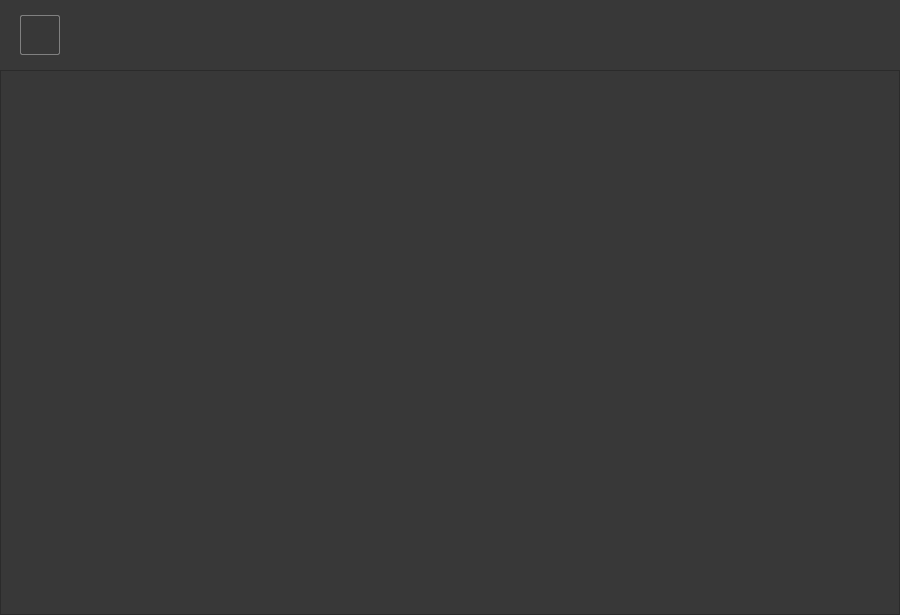
<?xml version="1.0" encoding="UTF-8"?>
<ui version="4.0">
 <class>MainWindow</class>
 <widget class="QWidget" name="MainWindow">
  <property name="geometry">
   <rect>
    <x>0</x>
    <y>0</y>
    <width>900</width>
    <height>615</height>
   </rect>
  </property>
  <property name="windowTitle">
   <string>Downloader</string>
  </property>
  <property name="windowIcon">
   <iconset resource="../resources/resources.qrc">
    <normaloff>:/Papirus/multi_down.svg</normaloff>:/Papirus/multi_down.svg</iconset>
  </property>
  <property name="styleSheet">
   <string notr="true">QMenu::item:selected
{ 
    background-color : #008098;
    color : white
}

QToolTip
{ 
    color: white; 
    background-color: #383838;
    border: 1px solid white;
} 

QTabWidget::pane
{
    background: #383838;
    border: 1px solid gray;
    border-radius: 2px;
}

QTabBar::tab {
	border-style: none;
	padding-bottom: 5px;
    padding-left: 5px;
    padding-right: 5px;
}

QTabBar::tab:selected {
    border-bottom: 2px solid #008098;
    padding-bottom: 5px;
	font-weight: bold;
}
QTabBar::tab:!selected {
	font-weight: normal;
	margin-bottom: 1px;
}

QTabBar::tab:hover {
    border-bottom: 1px solid #008098;
}

QTabBar QToolButton::right-arrow
{
    image: url(:/dark fusion/right_arrow.svg);
    background: #383838;
}

QTabBar QToolButton::left-arrow
{
    image: url(:/dark fusion/left_arrow.svg);
    background: #383838;
}

QTabBar QToolButton::right-arrow:disabled
{
    image: url(:/dark fusion/right_arrow_disabled.svg);
    background: #383838;
}

QTabBar QToolButton::left-arrow:disabled
{
    image: url(:/dark fusion/left_arrow_disabled.svg);
    background: #383838;
}

QPushButton, QComboBox
{
    background: #383838;
    border-radius: 2px;
    padding: 4px 6px;
} 

QPushButton:enabled, QComboBox:enabled
{
    border: 1px solid gray;
}

QPushButton:hover, QComboBox:hover
{
    border: 1px solid #008098;
}
QComboBox
{
    background: #2b2b2b;
    selection-background-color: #008098;
}
QComboBox:focus {
	border: 1px solid #008098;
}

QComboBox::drop-down {
    subcontrol-origin: padding;
    subcontrol-position: top right;
    width: 15px;
    border-left-width: 1px;
    border-left-color: gray;
    border-left-style: solid; /* just a single line */
    border-top-right-radius: 3px; /* same radius as the QComboBox */
    border-bottom-right-radius: 3px;
}
QComboBox::down-arrow
{

    border-image: url(:/dark fusion/down_arrow_disabled.svg);
    width: 0.9ex;
    height: 0.6ex;
}


QSpinBox:enabled,
QDoubleSpinBox:enabled,
QLineEdit:enabled,
QDateTimeEdit:enabled
{
    border: 1px solid gray;
    padding-right: 1.5ex;
    background: #2b2b2b;
}

QSpinBox::hover,
QDoubleSpinBox::hover,
QDateTimeEdit::hover
{
    border: 1px solid #008098;

}

QDateTimeEdit::up-button,
QSpinBox::up-button,
QDoubleSpinBox::up-button
{
    subcontrol-origin: content;
    subcontrol-position: right top;

    width: 1.6ex;
    border-width: 0.1ex;
}

QDateTimeEdit::up-arrow,
QSpinBox::up-arrow,
QDoubleSpinBox::up-arrow
{
    border-image: url(:/dark fusion/up_arrow.svg);
    width: 0.9ex;
    height: 0.6ex;
}

QDateTimeEdit::up-arrow::hover,
QDateTimeEdit::up-arrow:pressed,
QSpinBox::up-arrow:hover,
QSpinBox::up-arrow:pressed,
QDoubleSpinBox::up-arrow:hover,
QDoubleSpinBox::up-arrow:pressed
{
    border-image: url(:/dark fusion/up_arrow_hover.svg);
    width: 0.9ex;
    height: 0.6ex;
}

QDateTimeEdit::up-arrow:disabled,
QDateTimeEdit::up-arrow:off,
QSpinBox::up-arrow:disabled,
QSpinBox::up-arrow:off,
QDoubleSpinBox::up-arrow:disabled,
QDoubleSpinBox::up-arrow:off
{
   border-image: url(:/dark fusion/up_arrow_disabled.svg);
}

QDateTimeEdit::down-button,
QSpinBox::down-button,
QDoubleSpinBox::down-button
{
    subcontrol-origin: content;
    subcontrol-position: right bottom;

    width: 1.6ex;
    border-width: 0.1ex;
}

QDateTimeEdit::down-arrow,
QSpinBox::down-arrow,
QDoubleSpinBox::down-arrow
{
    border-image: url(:/dark fusion/down_arrow.svg);
    width: 0.9ex;
    height: 0.6ex;
}

QDateTimeEdit::down-arrow:hover,
QDateTimeEdit::down-arrow:pressed,
QSpinBox::down-arrow:hover,
QSpinBox::down-arrow:pressed,
QDoubleSpinBox::down-arrow:hover,
QDoubleSpinBox::down-arrow:pressed
{
    border-image: url(:/dark fusion/down_arrow_hover.svg);
    width: 0.9ex;
    height: 0.6ex;
}

QDateTimeEdit::down-arrow:disabled,
QSpinBox::down-arrow:disabled,
QSpinBox::down-arrow:off,
QDoubleSpinBox::down-arrow:disabled,
QDoubleSpinBox::down-arrow:off
{
   border-image: url(:/dark fusion/down_arrow_disabled.svg);
}

QToolButton
{
    background-color: transparent;
    border: none;
    margin: 0.3ex;
    padding: 0.5ex;
}

QToolButton:hover
{
    background-color: transparent;
    border: 0.1ex solid #008098;
    border-radius: 0.2ex;
    margin: 0.3ex;
    padding: 0.5ex;
}

QToolBar
{
    border: 0.1ex transparent #393838;
    background: 0.1ex solid #383838;
    font-weight: bold;
}


QToolBar::separator:horizontal
{
    background: gray; 
    width: 1px;
    height: 5ex;
}

QTableView, QTreeView
{
    border: 0.1ex solid gray;
    gridline-color: #31363b;
    background-color: #2b2b2b;
}

QTableView:hover,
QTreeView:hover,
QLineEdit:hover
{
    border: 1px solid #008098;
}


QHeaderView
{
    background-color: #383838;
    border: 0.1ex transparent;
    border-radius: 0px;
    margin: 0px;
    padding: 0px;

}

QHeaderView::section
{
    background-color: #383838;
    color: #eff0f1;
    border: 0.1ex solid gray;
    border-radius: 0px;
    text-align: center;
}

QCheckBox
{
    spacing: 0.5ex;
    outline: none;
    color: #eff0f1;
    margin-bottom: 0.2ex;
    opacity: 200;
}

QCheckBox:disabled
{
    color: #76797c;
}

QGroupBox::indicator
{
    margin-left: 0.2ex;
}

QCheckBox::indicator:unchecked,
QCheckBox::indicator:unchecked:focus
{
    border-image: url(:/dark fusion/checkbox_unchecked_disabled.svg);
}

QCheckBox::indicator:unchecked:hover,
QCheckBox::indicator:unchecked:pressed,
QGroupBox::indicator:unchecked:hover,
QGroupBox::indicator:unchecked:focus,
QGroupBox::indicator:unchecked:pressed
{
    border: none;
    border-image: url(:/dark fusion/checkbox_unchecked.svg);
}

QCheckBox::indicator:checked
{
    border-image: url(:/dark fusion/checkbox_checked.svg);
}

QCheckBox::indicator:checked:hover,
QCheckBox::indicator:checked:focus,
QCheckBox::indicator:checked:pressed,
QGroupBox::indicator:checked:hover,
QGroupBox::indicator:checked:focus,
QGroupBox::indicator:checked:pressed
{
    border: none;
    border-image: url(:/dark fusion/checkbox_checked.svg);
}

QCheckBox::indicator:indeterminate
{
    border-image: url(:/dark fusion/checkbox_indeterminate.svg);
}

QCheckBox::indicator:indeterminate:focus,
QCheckBox::indicator:indeterminate:hover,
QCheckBox::indicator:indeterminate:pressed
{
    border-image: url(:/dark fusion/checkbox_indeterminate.svg);
}

QCheckBox::indicator:indeterminate:disabled
{
    border-image: url(:/dark fusion/checkbox_indeterminate_disabled.svg);
}

QCheckBox::indicator:checked:disabled,
QGroupBox::indicator:checked:disabled
{
    border-image: url(:/dark fusion/checkbox_checked_disabled.svg);
}

QCheckBox::indicator:unchecked:disabled,
QGroupBox::indicator:unchecked:disabled
{
    border-image: url(:/dark fusion/checkbox_unchecked_disabled.svg);
}

QProgressBar
{
    background-color: #2b2b2b;
    border: 1px solid gray;
    border-radius: 0.3ex;
    height: 2px;
    text-align: center;
    margin-top: 1ex;
    margin-bottom: 1ex;
    padding: 0px;
}

QProgressBar::chunk
{
    background-color: #008098;
    border: 0px transparent;
    border-radius: 0.3ex;
}

QWidget
{
	background-color: #383838;
}
</string>
  </property>
  <widget class="QListWidget" name="DownloadList">
   <property name="geometry">
    <rect>
     <x>0</x>
     <y>70</y>
     <width>900</width>
     <height>545</height>
    </rect>
   </property>
   <property name="minimumSize">
    <size>
     <width>0</width>
     <height>421</height>
    </size>
   </property>
   <property name="styleSheet">
    <string notr="true">background-color: #383838;</string>
   </property>
   <property name="batchSize">
    <number>100</number>
   </property>
  </widget>
  <widget class="QPushButton" name="newTaskButton">
   <property name="geometry">
    <rect>
     <x>20</x>
     <y>15</y>
     <width>40</width>
     <height>40</height>
    </rect>
   </property>
   <property name="minimumSize">
    <size>
     <width>0</width>
     <height>0</height>
    </size>
   </property>
   <property name="styleSheet">
    <string notr="true">border-image: url(:/Breeze-Dark/add.svg);</string>
   </property>
   <property name="text">
    <string/>
   </property>
   <property name="default">
    <bool>false</bool>
   </property>
   <property name="flat">
    <bool>false</bool>
   </property>
  </widget>
 </widget>
 <layoutdefault spacing="6" margin="11"/>
 <resources>
  <include location="../resources/resources.qrc"/>
 </resources>
 <connections/>
</ui>
